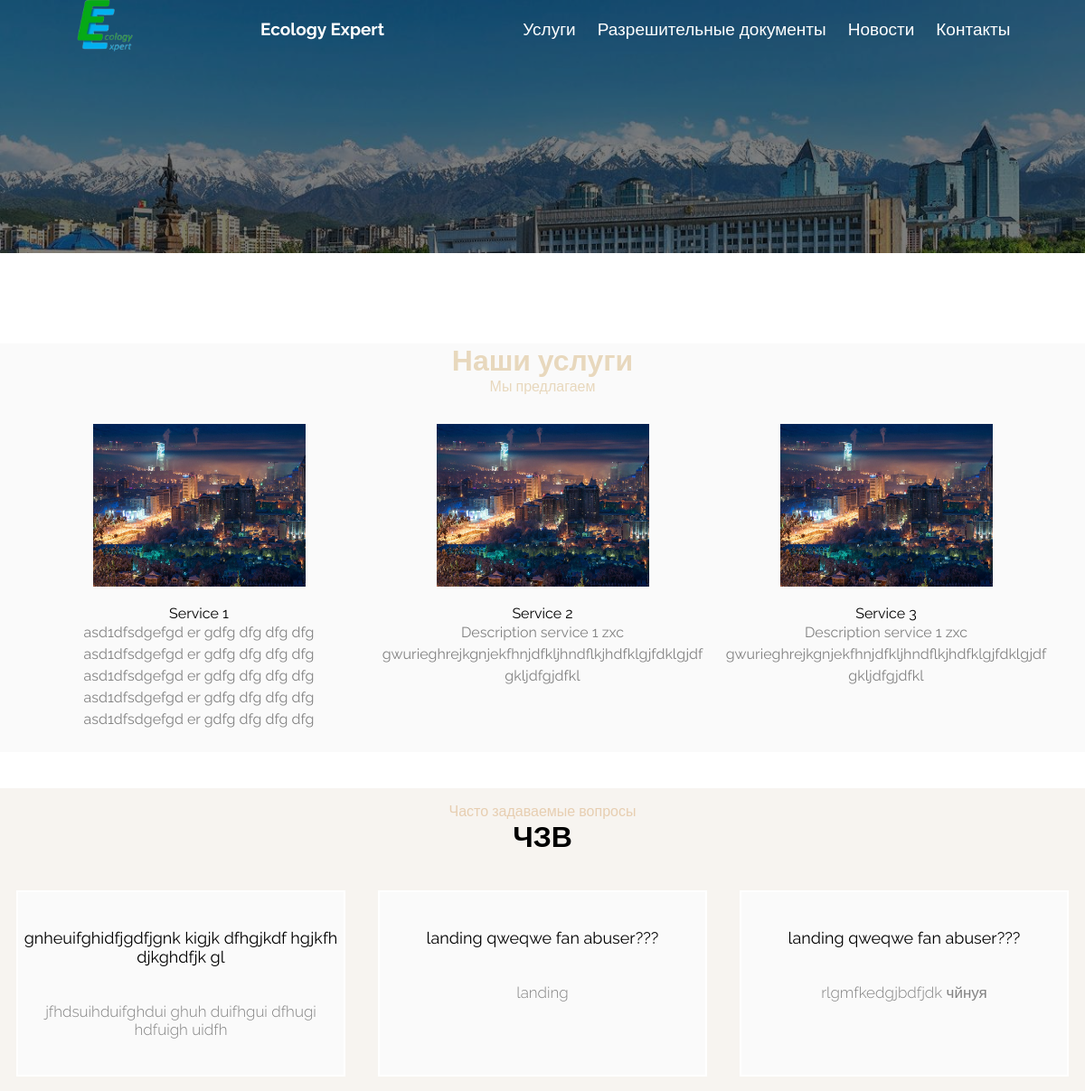
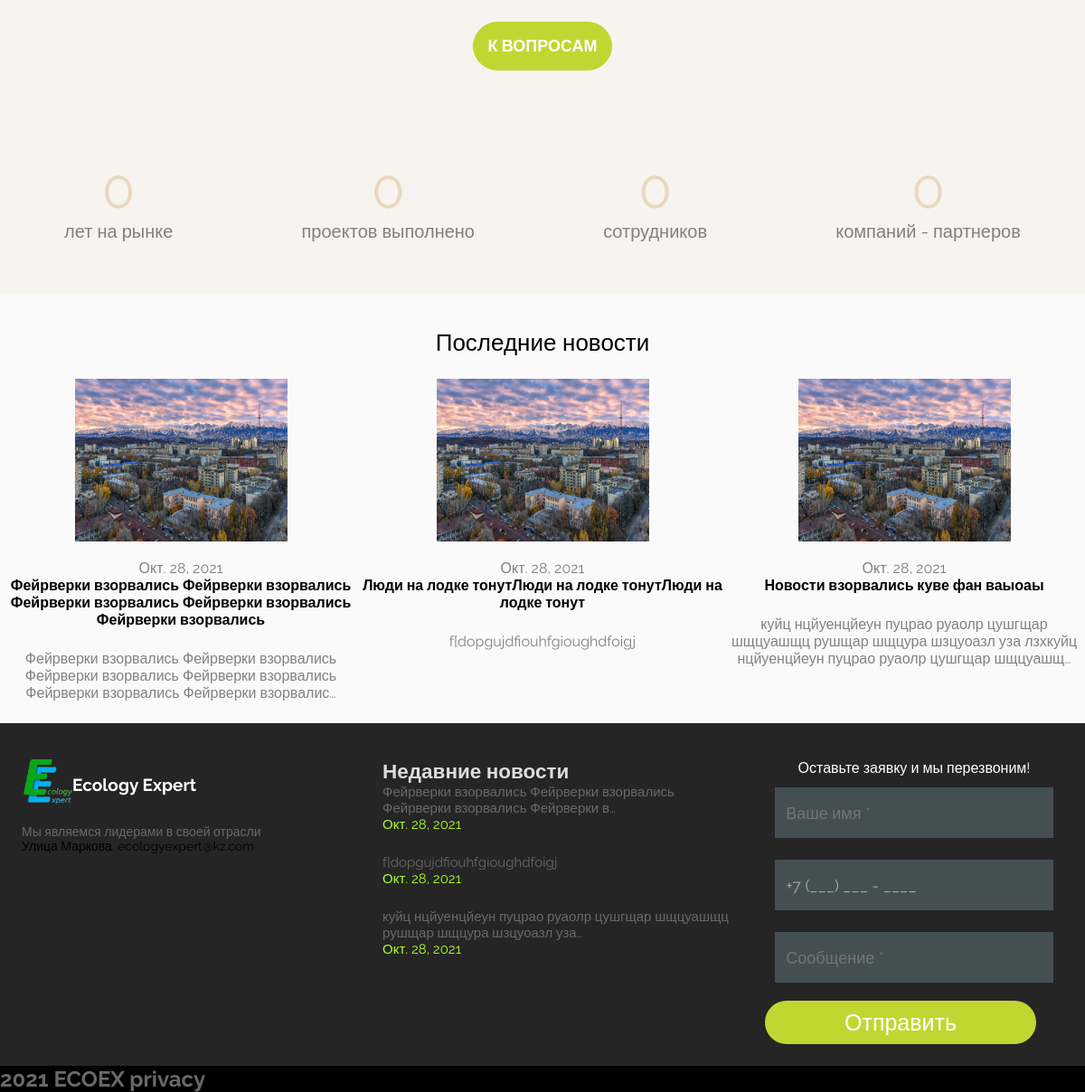
The app's page /, older data (2 pictures, top to bottom).
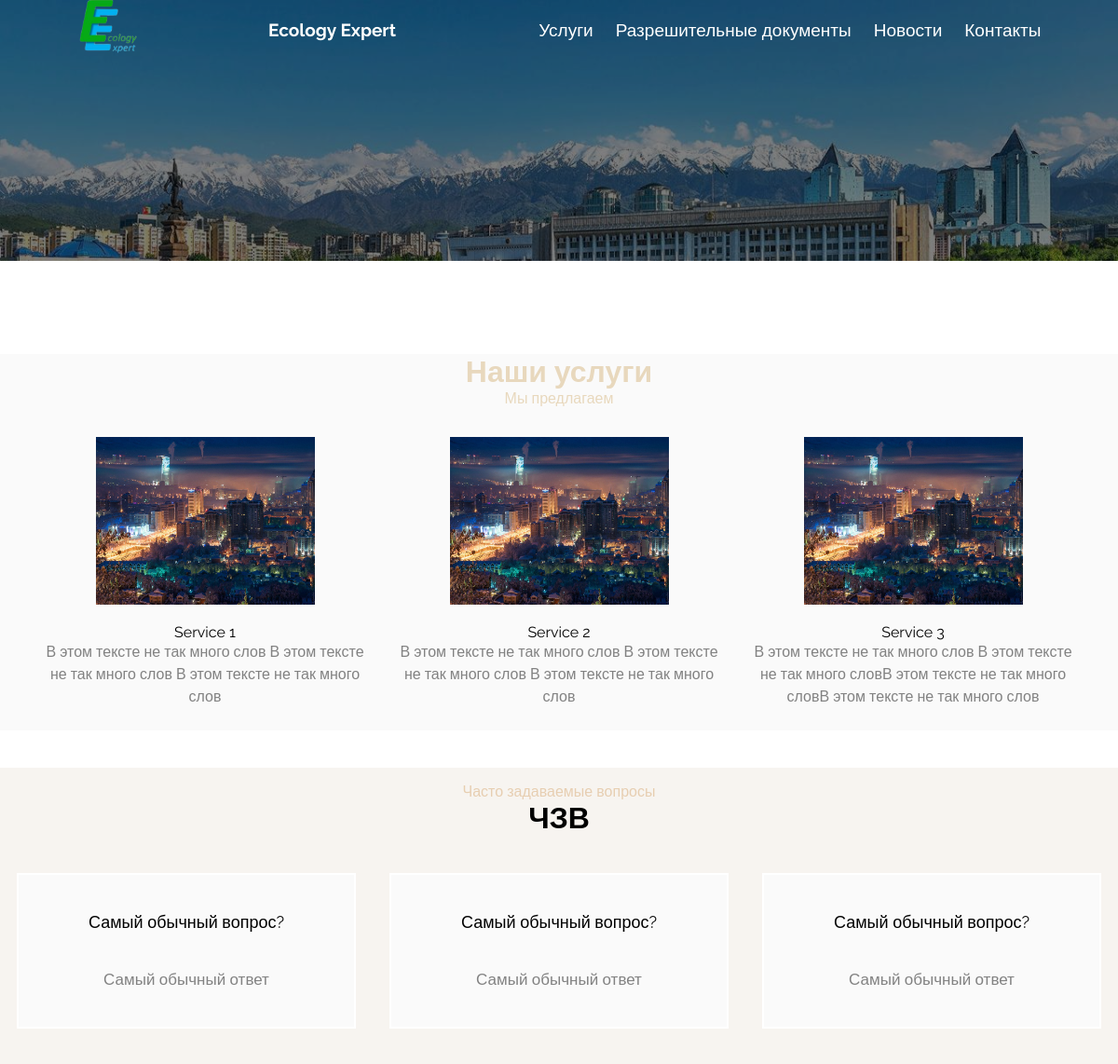
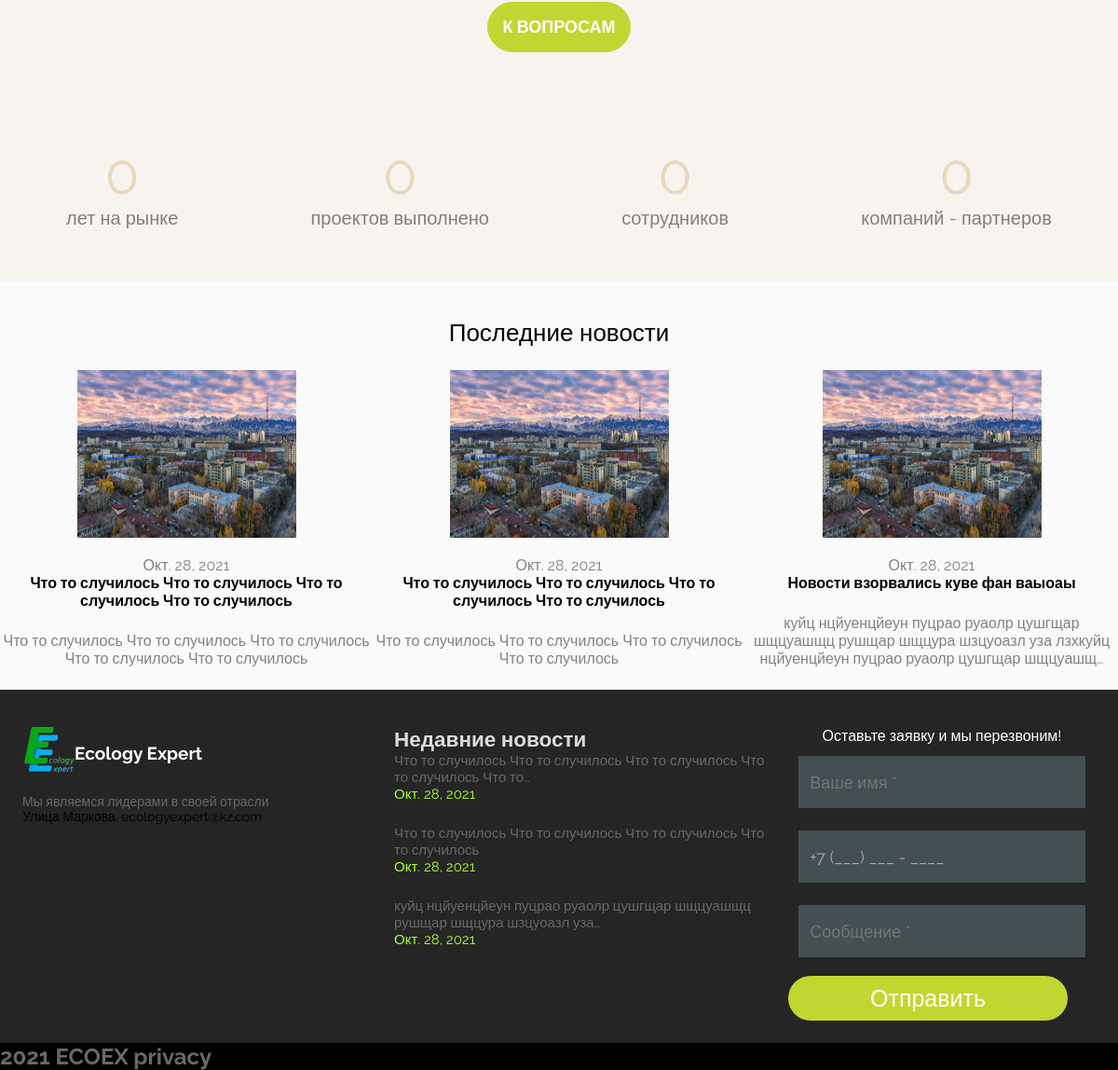
The same page, newer data (2 pictures, top to bottom).
### landing/models.py (models this page shows, shortened)
class Service(models.Model):
    title = models.CharField(max_length=45)
    image = models.ImageField(upload_to='services/')
    description = models.CharField(max_length=650)

class FAQ(models.Model):
    question = models.CharField(max_length=150)
    answer = models.CharField(max_length=350)

class News(models.Model):
    title = models.CharField(max_length=150)
    date = models.DateField(auto_now_add=True)
    slug = models.SlugField(max_length=75, unique=True, db_index=True, verbose_name="URL")
    image = models.ImageField(upload_to="news/", null=True)
    description = models.TextField()

### landing/views.py (the view)
# urls.py: path('', views.main_page, name='main_page'),
def main_page(request):
    context = {}
    context['Service'] = Service.objects.all()[:3]
    context['FAQ'] = FAQ.objects.all()[:3]
    context['Latest_News'] = News.objects.all()[:3]
    return render(request, 'landing/main_page.html', context)

### landing/context_processors.py (called while the page is built)
def news(request):
    return {'RecentNews': News.objects.all()[:3]}

### templates/landing/main_page.html (shortened to what this page needs)
{% extends 'landing/base.html' %}
{% load static %}
{% block head %}
     <link rel="stylesheet" href="{% static 'css/main_page.css' %}">
{% endblock head %}
{% block content %}
    <div class="BackgroundImgHeader">
    </div>
    <div class="ServicesBlock">
    <h1>Наши услуги</h1>
    <p>Мы предлагаем</p>
    <div class="ServicesGrid">
    {% for service in Service %}
        <div class="ServiceItem">
            <a><img class="ServiceItem_img" src="{{ service.image.url }}" ></a>
            <a class="ServiceItem_h2">{{ service.title }}</a>
            <p class="ServiceItem_p"> {{ service.description|truncatewords:125 }} </p>
        </div>
        {% endfor %}
    </div>
    </div>
    <div class="Faq_block">
    <p style="color: #e7ceb1; margin-top: 2vh;">Часто задаваемые вопросы</p>
    <h1>ЧЗВ</h1>
    <div class="Faq_wrapper">
    {% for faq in FAQ %}
    <div class="Faq_item">
    <h1 class="Faq_title">{{ faq.question }}</h1>
    <p class="Faq_answer"> {{ faq.answer }} </p>
    </div>
    {% endfor %}
    </div>
    <a href="{% url 'landing:faq_fan' %}"><button class="Faq_button" >К ВОПРОСАМ</button></a>
    </div>
    <section class="Number_block">
    <div><p class="Number_number" id="first">0</p><p class="Number_label">лет на рынке</p></div>
        <div><p class="Number_number" id="second">0</p><p class="Number_label">проектов выполнено</p></div>
    <div><p class="Number_number" id="third" >0</p><p class="Number_label">сотрудников</p></div>
    <div><p class="Number_number" id="fourth">0</p><p class="Number_label">компаний - партнеров</p></div>
     </section>
     <section class="LatestNews__Block">
        <p>Последние новости</p>
     <div class="NewsWrapper">
        {% for news in Latest_News%}
            <div class="Exact__news">
            <a><img class="ExactNews__img" src="{{ news.image.url }}"></a>
            <div class="ExactNews__text">
            <p class="ExactNews_P_date">{{ news.date }}</p>
            <a><h4>{{ news.title|truncatechars:125 }}</h4></a>
            <p class="ExactNews_P_description">{{ news.description|truncatechars:125 }}</p>
            </div>
            </div>
        {% endfor %}
     </div>
     </section>
{% endblock content %}

### templates/landing/base.html (shortened to what this page needs)
<!DOCTYPE html>
{% load static %}
{% load cache %}
<html lang="en">
<head>
{% block head %}
{% endblock head %}
{% cache 25000 header %}
<link rel="stylesheet" href="{% static 'css/base.css' %}">
<link rel="stylesheet" href="{% static 'css/mobile_header.css' %}">
{% endcache %}
</head>
<body>
<section class="HeaderWrapper" id="header_wrapper" style="background-clip: content-box">
<header id="main_header">
    <div class="LogoImg"></div>
    <a href="{% url 'landing:main_page' %}" class="LogoText" id="LogoText">Ecology Expert</a>
    <div class="TextHeaderHorizontal">
        <p class="P_header"><a href="{% url 'landing:services' %}">Услуги</a></p>
        <p class="P_header"><a href="{% url 'landing:pass_docs' %}">Разрешительные документы</a></p>
        <p class="P_header"><a href="{% url 'landing:news_fan' %}">Новости</a></p>
        <p class="P_header"><a href="{% url 'landing:contacts_fan' %}">Контакты</a></p>
    </div>
</header>
</section>
{% block content %}
{% endblock content %}
<footer>
    <div class="Footer">
        <div class="LeftSideFooter">
            <div class="FooterLogo">
            <div class="FooterLogoImg"></div>
            <a href="{% url 'landing:main_page' %}" class="LogoText">Ecology Expert</a>
            </div>
                <p class="DescripFooter">Мы являемся лидерами в своей отрасли
</p>
            <p class="LocationFooter">Улица Маркова.
<a class="EmailFooter">ecologyexpert@kz.com</a></p>
        </div>
        <div class="MiddleSideFooter">
            <h2>Недавние новости</h2>
            <div>
              {% for new in RecentNews %}
                <a class="new_description">{{ new.description|truncatechars:75 }}</a>
                <p class="new_date" >{{ new.date }}</p>
              {% endfor%}
            </div>
        </div>
    {% include 'parts/form_footer.html' %}
    </div>
    <div class="UnderFooter">
        <h1>2021 ECOEX <a href="https://google.com">privacy</a></h1>
    </div>
</footer>
</body>
</html>

### templates/parts/form_footer.html (shortened to what this page needs)
{% load static %}
<form method="post" onsubmit="return validateMyForm();" action="#" name="contact_form" class="footer_form">
    <p id="LeaveInfo">Оставьте заявку и мы перезвоним!</p>
    <input placeholder="Ваше имя *"  name="k3k3r" required>
    <input value="+7 (___) ___ - ____" mask="+7 (___) ___ - ____" placeholder="+7 (___) ___ - ____"  name="number_of_phone" type="tel" id="phone" required>
    <input placeholder="Сообщение *" name="message" required>
    <button type="submit" id="btn">Отправить</button>
</form>

### static/css/main_page.css (style rules this page uses)
* { font-family: 'Raleway', sans-serif; }
.ServicesBlock { background-color: #fafafa; padding-bottom: 3vh; margin-top: 17vh; }
.ServiceItem { margin-top: 4vh; display: flex; align-items: center; flex-direction: column; }
.ServicesBlock>h1, .ServicesBlock>p { text-align: center; color: #E8D8BD; }
.ServicesGrid { width: 95%; margin: 0 auto; display: flex; flex-direction: column; justify-content: space-around; }
.ServiceItem_h2 { text-align: center; margin-top: 2vh; word-wrap: break-word; }
.ServiceItem_p { word-wrap: break-word; color:#828282; text-align: center; line-height: 1.5; width: 65vw; margin: 0 auto; }
.ServiceItem_img { width: 405px; height: 300px; align-self: center; }
.Faq_block { background-color: #f7f4f0; text-align: center; margin-top: 5vh; padding-bottom: 5vh; }
.Faq_item { background-color:#fafafa; width: 93vw; margin: 5vh auto; border: 2px solid white; }
.Faq_title { font-size: 18px; font-weight: normal; }
.Faq_title, .Faq_answer { width: 85vw; margin: 5vh auto; }
.Faq_answer { font-weight: 300; color:#828282; font-size: 17px; }
.Faq_button { text-decoration: none; border: 1px solid #c1d731; border-radius: 30px; background-color: #c1d731; padding: 15px; text-align: center; color: white; font-size: 18px; font-weight: 700; }
.Number_block { background-color:#f7f4f0; display: flex; align-items: center; flex-direction: column; padding: 7vh 0; }
.Number_label { color: grey; }
.Number_number { text-align: center; font-size: 36px; color:#E8D8BD; }
.LatestNews__Block { background-color: #fafafa; padding-top: 5vh; }
.ExactNews__img { width: 405px; height: 300px; align-self: center; }
.LatestNews__Block>p { text-align: center; padding-bottom: 3vh; font-size: 26px; }
.Exact__news { width: 90%; margin: 0 auto; display: flex; flex-direction: column; align-items: center; }
.ExactNews__text { text-align: center; word-wrap: break-word; }
.ExactNews__text>a { color: black; }
.ExactNews_P_date { color: grey; margin-top: 2vh; }
.ExactNews_P_description { margin-top: 3vh; padding-bottom: 3vh; color: #828282; }
@media (min-width: 768px) { .ServicesGrid { flex-direction: row; } }
@media (min-width: 768px) { .ServiceItem_img { width: 235px; height: 180px; } }
@media (min-width: 768px) { .ServiceItem_p { width: 30vw; } }
@media (min-width: 768px) { .Faq_wrapper { display: flex; flex-direction: row; } }
@media (min-width: 768px) { .Faq_item { width: 30vw; } }
@media (min-width: 768px) { .Faq_title, .Faq_answer { width: unset; } }
@media (min-width: 768px) { .Number_block { flex-direction: row; justify-content: space-around; } }
@media (min-width: 768px) { .Number_number { font-size: 60px; } }
@media (min-width: 768px) { .Number_label { font-size: 20px; } }
@media (min-width: 768px) { .NewsWrapper { display: flex; flex-direction: row; } }
@media (min-width: 768px) { .ExactNews__img { width: 235px; height: 180px; } }

Row changes from the older to the newer data that the page shows:
removed FAQ: question "gnheuifghidfjgdfjgnk kigjk dfhgjkdf hgjkfh djkghdfjk gl", answer "jfhdsuihduifghdui ghuh duifhgui dfhugi hdfuigh uidfh"
removed FAQ: question "landing qweqwe fan abuser???", answer "landing"
removed FAQ: question "landing qweqwe fan abuser???", answer "rlgmfkedgjbdfjdk чйнуя"
changed Service "Service 1": description "asd1dfsdgefgd er gdfg dfg dfg dfg asd1dfsdgefgd er gdfg dfg dfg dfg asd1dfsdgefgd er gdfg dfg dfg dfg asd1dfsdgefgd er gdfg dfg dfg dfg asd1dfsdgefgd er gdfg dfg dfg dfg" → "В этом тексте не так много слов В этом тексте не так много слов В этом тексте не так много слов"
changed Service "Service 2": description "Description service 1 zxc gwurieghrejkgnjekfhnjdfkljhndflkjhdfklgjfdklgjdfgkljdfgjdfkl" → "В этом тексте не так много слов В этом тексте не так много слов В этом тексте не так много слов"
changed Service "Service 3": description "Description service 1 zxc gwurieghrejkgnjekfhnjdfkljhndflkjhdfklgjfdklgjdfgkljdfgjdfkl" → "В этом тексте не так много слов В этом тексте не так много словВ этом тексте не так много словВ этом тексте не так много слов"
added FAQ: question "Самый обычный вопрос?", answer "Самый обычный ответ"
added FAQ: question "Самый обычный вопрос?", answer "Самый обычный ответ"
added FAQ: question "Самый обычный вопрос?", answer "Самый обычный ответ"
changed News: title "Фейрверки взорвались Фейрверки взорвались Фейрверки взорвались Фейрверки взорвались Фейрверки взорвались" → "Что то случилось Что то случилось Что то случилось Что то случилось"; description "Фейрверки взорвались Фейрверки взорвались Фейрверки взорвались Фейрверки взорвались Фейрверки взорвались Фейрверки взорвалис…" → "Что то случилось Что то случилось Что то случилось Что то случилось Что то случилось"; description "Фейрверки взорвались Фейрверки взорвались Фейрверки взорвались Фейрверки в…" → "Что то случилось Что то случилось Что то случилось Что то случилось Что то…"
changed News (number 2 of 3 on the later page): title "Люди на лодке тонутЛюди на лодке тонутЛюди на лодке тонут" → "Что то случилось Что то случилось Что то случилось Что то случилось"; description "f[dopgujdfiouhfgioughdfoigj" → "Что то случилось Что то случилось Что то случилось Что то случилось"
